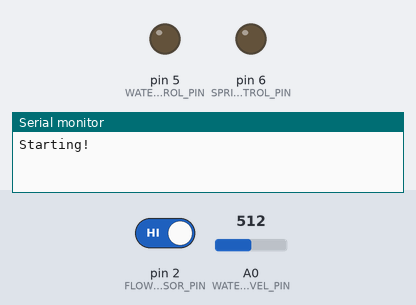
The program below on a simulated Arduino Nano, built with avr-gcc and run on an emulated ATmega328P. Parts: output pins drawn as LEDs (lit = HIGH), the last lines printed to the serial monitor. The test bench sets the inputs (shaded band); at power-on: pin 2 (FLOW_SENSOR_PIN) HIGH, A0 (WATER_LEVEL_PIN) = 512.

Above: at 0.1 s.
At 24.1 s:
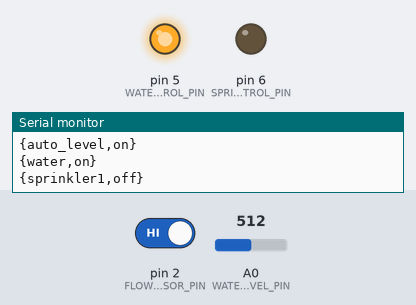
Timing chart, 0 to 25.6 s (numbered marks = the images above):
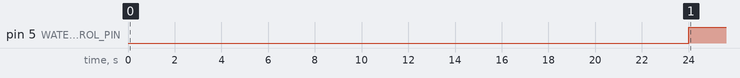

Measured:
- by itself, pin 5 (WATER_CONTROL_PIN): LOW → HIGH at 24.0 s

The program:

main.cpp
```cpp
// (licence header left out)
#include <Arduino.h>
#include <stdlib.h>
#include <ctype.h>

#define LEVEL_SENSOR_KUS   0
#define LEVEL_SENSOR_ETAPE 1

long levelSensorType = LEVEL_SENSOR_KUS;
#define WATER_LEVEL_PIN A0

// For a KUS reed swith type of sensor it's optimal to find a wanted level between two reistances (the sensor has a granularity
// of 20-22mm). If you select it carfully you can still accomplish a threshold that is within +-5mm or so. In the example below
// i have a 300mm KUS sensor which then has 13 steps(0-192 fixed resistances. so the value i want to stay at is just when it
// toggles to the second highest level 91.5% and the 3:d highest level is at 86.5%. hence i have selected min and max level as
// two values inbetween. The reed switched has a built in hysteresis. So when a reed switch gets activated it will continue to
// hold slightly longer until the next switch gets activated.
// Operations will then be: we fill until the 91.5% is reached and then stop. When the level is slowwly decreasing (remove water
// or waporize) iit will continue to hold the level at 91.5% for another 5-10mm and then toggle to 86.5%. We will then be below the
// min and once again we will fill up again. I.e. we can achieve 5-10 mm operations accuracy even if it is only 20-22mm for the
// actual sensor.
long waterLevelLow = 88;
long waterLevelHigh = 89;

#define FLOW_SENSOR_PIN 2
#define SPRINKLER_1_CONTROL_PIN 6
#define WATER_CONTROL_PIN 5

#define STATE_WATER_OFF 0
#define STATE_WATER_ON  1

#define NO_OF_LEVEL_AVERAGE_ITEMS 8

#define MODE_WATER_MANUAL 0
#define MODE_WATER_AUTOMATIC 1


float levelArray[NO_OF_LEVEL_AVERAGE_ITEMS];
long levelAvgCnt = 0;
byte waterMode = MODE_WATER_AUTOMATIC;
byte waterState = STATE_WATER_OFF;
byte sprinkler1State = STATE_WATER_OFF;
unsigned long previousMillis = 0;
unsigned long interval = 3000;
String inputString = ""; // a string to hold incoming data

volatile uint32_t flowPulses = 0;
volatile uint8_t lastFlowPinState = LOW;
long seqNo = 0;
// Interrupt is called once a millisecond, looks for any pulses from the sensor!
SIGNAL(TIMER0_COMPA_vect)
{

  uint8_t x = digitalRead(FLOW_SENSOR_PIN);

  if ((x == HIGH) && (lastFlowPinState == LOW))
  {
    //low to high transition!
    flowPulses++;
  }
  lastFlowPinState = x;
}

void useInterrupt(boolean v)
{
  if (v)
  {
    // Timer0 is already used for millis() - we'll just interrupt somewhere
    // in the middle and call the "Compare A" function above
    OCR0A = 0xAF;
    TIMSK0 |= _BV(OCIE0A);
  }
  else
  {
    // do not call the interrupt function COMPA anymore
    TIMSK0 &= ~_BV(OCIE0A);
  }
}

void setup(void)
{
  Serial.begin(115200);
  digitalWrite(WATER_CONTROL_PIN, LOW);
  pinMode(WATER_CONTROL_PIN, OUTPUT);

  digitalWrite(SPRINKLER_1_CONTROL_PIN, LOW);
  pinMode(SPRINKLER_1_CONTROL_PIN, OUTPUT);

  pinMode(WATER_LEVEL_PIN, INPUT);

  pinMode(FLOW_SENSOR_PIN, INPUT);
  digitalWrite(FLOW_SENSOR_PIN, HIGH);
  lastFlowPinState = digitalRead(FLOW_SENSOR_PIN);

  useInterrupt(true);

  Serial.println("Starting!");
}

int getSerialValue(String str)
{
  String subStr = str.substring(str.indexOf(",") + 1, str.length());
  return subStr.toInt();
}

void printState(bool state) {
  if (state)
    Serial.print("on");
  else
    Serial.print("off");
}

void loop(void)
{
  const byte strLen = 8;
  char litersStr[strLen];
  char levelStr[strLen];
  float waterLevel;
  float waterLevelAvg = 0;
  char inChar;
  boolean ack_requested = false;

  // USB HW serial
  if (Serial.available() > 0)
  {
    inChar = Serial.read();

    if (inChar == '{')
    {
      inputString = "";
    }
    else if (inChar == '}')
    {
      if (inputString.length() > 0)
      {

        if (inputString.indexOf("water_level_low") != -1)
        {
          waterLevelLow = getSerialValue(inputString);
        }
        else if (inputString.indexOf("water_level_high") != -1)
        {
          waterLevelHigh = getSerialValue(inputString);
        }
        else if (inputString.indexOf("ack_request") != -1)
        {
          seqNo = getSerialValue(inputString);
	  ack_requested = true;
        }
        else if (inputString.indexOf("water") != -1)
        {
	  String subCmd = inputString.substring(inputString.indexOf(",")+1, inputString.length());
          if (subCmd.indexOf("off") != -1)
          {
            digitalWrite(WATER_CONTROL_PIN, LOW);
            waterState = STATE_WATER_OFF;
          }
          else if (subCmd.indexOf("on") != -1)
          {
            digitalWrite(WATER_CONTROL_PIN, HIGH);
            waterState = STATE_WATER_ON;
          }
        }
        else if (inputString.indexOf("auto_level") != -1)
        {
	  String subCmd = inputString.substring(inputString.indexOf(",")+1, inputString.length());

	  if(subCmd.indexOf("off") != -1)
          {
            waterMode = MODE_WATER_MANUAL;
          }
          else if (subCmd.indexOf("on") != -1)
          {
            waterMode = MODE_WATER_AUTOMATIC;
          }
        }
        else if (inputString.indexOf("sprinkler1") != -1)
        {
	  String subCmd = inputString.substring(inputString.indexOf(",")+1, inputString.length());

	  if(subCmd.indexOf("off") != -1)
          {
            digitalWrite(SPRINKLER_1_CONTROL_PIN, LOW);
            sprinkler1State = STATE_WATER_OFF;
          }
	  else if(subCmd.indexOf("on") != -1)
          {
            digitalWrite(SPRINKLER_1_CONTROL_PIN, HIGH);
            sprinkler1State = STATE_WATER_ON;
          }
        }

        inputString = "";
      }
    }
    else
    {
      // add it to the inputString:
      inputString += inChar;
    }
  }

  unsigned long currentMillis = millis();

  // Handle wrap around
  if (currentMillis < previousMillis)
  {
    previousMillis = currentMillis;
  }
  if (((currentMillis - previousMillis) > interval) || ack_requested)
  {
    // save the last time you blinked the LED
    previousMillis = currentMillis;

    // Calculate amount of added water in liters
    float liters = flowPulses;
    liters /= 8.1;
    liters -= 6;
    liters /= 60.0;

    if (liters < 0)
      liters = 0;
    dtostrf(liters, 7, 1, litersStr);

    // Read the KUS or etape voltage divider
    int analogLevelValue = analogRead(WATER_LEVEL_PIN);

    if(levelSensorType == LEVEL_SENSOR_KUS) {
      // KUS European level switch goes between 0-192 (or actually 0-180 according to datasheet) ohm (192 100% full)
      // Voltage divider tells us R2/(R1+R2) where R2 is the KUS variable resistance
      // and R1 is the fixed 100ohm resistance
      // So the max analog read would be 192/(192+100)*1023=673
      // So to get the percentage fill level 0-100% we can divide the analog value
      // with 6.73

      waterLevel = analogLevelValue / 6.73;
    } else {

      // milonetech etape (use RSense i.e. middle two pins as R2 and outer two pins (RRef) as R1
      // For an empty level (i.e. no water contact on Rsense) the two resistances should be roughly the same
      // 2.2k/(2.2k+2.2k)*1023=512
      waterLevel = 100.0 - (analogLevelValue / 5.12);

      // As an example a completly submerged etape will have a resistance of 400ohm on RSense. This means that
      // the fill level will never reach 100% (analogLevelValue will show ~93 i.e. waterLevel = 82% (100-(93/5.12)
      // Select the level min max (waterLevelLow, waterLevelHigh) thresholds accordingly

      if(waterLevel < 0.0) {
	waterLevel = 0.0;
      }
    }

    levelArray[levelAvgCnt % NO_OF_LEVEL_AVERAGE_ITEMS] = waterLevel;
    levelAvgCnt++;

    if (levelAvgCnt >= NO_OF_LEVEL_AVERAGE_ITEMS)
    {
      for (int i = 0; i < NO_OF_LEVEL_AVERAGE_ITEMS; i++)
      {
        waterLevelAvg += levelArray[i];
      }

      waterLevelAvg = waterLevelAvg / NO_OF_LEVEL_AVERAGE_ITEMS;

      // Something is fishy, better turn off the auto mode too
      if (waterLevelAvg > 95)
      {
	if(waterMode == MODE_WATER_AUTOMATIC)
	{
	  waterMode = MODE_WATER_MANUAL;

	  digitalWrite(WATER_CONTROL_PIN, LOW);
	  waterState = STATE_WATER_OFF;
	}
      }

      if (waterMode == MODE_WATER_AUTOMATIC)
      {
        if ((waterLevelAvg < waterLevelLow) && (waterState == STATE_WATER_OFF))
        {
          digitalWrite(WATER_CONTROL_PIN, HIGH);
          waterState = STATE_WATER_ON;
        }
        else if ((waterLevelAvg > waterLevelHigh) && (waterState == STATE_WATER_ON))
        {
          digitalWrite(WATER_CONTROL_PIN, LOW);
          waterState = STATE_WATER_OFF;
        }
      }
    }

    dtostrf(waterLevelAvg, 5, 1, levelStr);


    //######### SERIAL SEND ################

    Serial.print("{analog_level_value,");
    Serial.print(analogLevelValue);
    Serial.println("}");

    Serial.print("{flow,");
    for(int i = 0; i < strLen; i++) {
      if(litersStr[i] == '\0')
	break;
      if(!isspace(litersStr[i])) {
	Serial.print(litersStr[i]);
      }
    }
    Serial.println("}");
    Serial.print("{level,");
    for(int i = 0; i < strLen; i++) {
      if(levelStr[i] == '\0')
	break;
      if(!isspace(levelStr[i])) {
	Serial.print(levelStr[i]);
      }
    }
    Serial.println("}");

    Serial.print("{auto_level,");
    printState(waterMode == MODE_WATER_AUTOMATIC);
    Serial.println("}");

    Serial.print("{water,");
    printState(waterState == STATE_WATER_ON);
    Serial.println("}");

    Serial.print("{sprinkler1,");
    printState(sprinkler1State == STATE_WATER_ON);
    Serial.println("}");

    if(ack_requested) {
      Serial.print("{ack,");
      Serial.print(seqNo);
      Serial.println("}");
    }
  }
}
```
